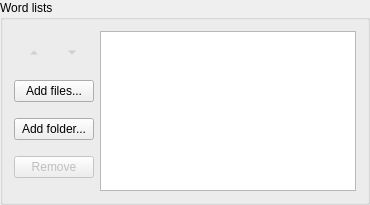
             <widget class="QGroupBox" name="groupBox_hc_wordlists">
              <property name="title">
               <string>Word lists</string>
              </property>
              <layout class="QHBoxLayout" name="horizontalLayout_46">
               <item>
                <layout class="QVBoxLayout" name="verticalLayout_2">
                 <item>
                  <layout class="QHBoxLayout" name="horizontalLayout_9">
                   <item>
                    <widget class="QToolButton" name="toolButton_hc_wordlist_sort_asc">
                     <property name="enabled">
                      <bool>false</bool>
                     </property>
                     <property name="toolTip">
                      <string>Move item up</string>
                     </property>
                     <property name="text">
                      <string>...</string>
                     </property>
                     <property name="autoRaise">
                      <bool>true</bool>
                     </property>
                     <property name="arrowType">
                      <enum>Qt::UpArrow</enum>
                     </property>
                    </widget>
                   </item>
                   <item>
                    <widget class="QToolButton" name="toolButton_hc_wordlist_sort_desc">
                     <property name="enabled">
                      <bool>false</bool>
                     </property>
                     <property name="toolTip">
                      <string>Move item down</string>
                     </property>
                     <property name="text">
                      <string>...</string>
                     </property>
                     <property name="autoRaise">
                      <bool>true</bool>
                     </property>
                     <property name="arrowType">
                      <enum>Qt::DownArrow</enum>
                     </property>
                    </widget>
                   </item>
                  </layout>
                 </item>
                 <item>
                  <widget class="QPushButton" name="pushButton_hc_add_wordlist">
                   <property name="sizePolicy">
                    <sizepolicy hsizetype="Preferred" vsizetype="Fixed">
                     <horstretch>0</horstretch>
                     <verstretch>0</verstretch>
                    </sizepolicy>
                   </property>
                   <property name="text">
                    <string>Add files...</string>
                   </property>
                  </widget>
                 </item>
                 <item>
                  <widget class="QPushButton" name="pushButton_hc_add_wordlist_folder">
                   <property name="text">
                    <string>Add folder...</string>
                   </property>
                  </widget>
                 </item>
                 <item>
                  <widget class="QPushButton" name="pushButton_hc_remove_wordlist">
                   <property name="enabled">
                    <bool>false</bool>
                   </property>
                   <property name="sizePolicy">
                    <sizepolicy hsizetype="Preferred" vsizetype="Fixed">
                     <horstretch>0</horstretch>
                     <verstretch>0</verstretch>
                    </sizepolicy>
                   </property>
                   <property name="text">
                    <string>Remove</string>
                   </property>
                  </widget>
                 </item>
                </layout>
               </item>
               <item>
                <widget class="QListWidget" name="listWidget_hc_wordlist">
                 <property name="sizePolicy">
                  <sizepolicy hsizetype="Expanding" vsizetype="Minimum">
                   <horstretch>0</horstretch>
                   <verstretch>0</verstretch>
                  </sizepolicy>
                 </property>
                 <property name="maximumSize">
                  <size>
                   <width>16777215</width>
                   <height>160</height>
                  </size>
                 </property>
                 <property name="acceptDrops">
                  <bool>true</bool>
                 </property>
                 <property name="dragDropMode">
                  <enum>QAbstractItemView::DropOnly</enum>
                 </property>
                 <property name="alternatingRowColors">
                  <bool>true</bool>
                 </property>
                 <property name="selectionMode">
                  <enum>QAbstractItemView::ExtendedSelection</enum>
                 </property>
                </widget>
               </item>
              </layout>
             </widget>
